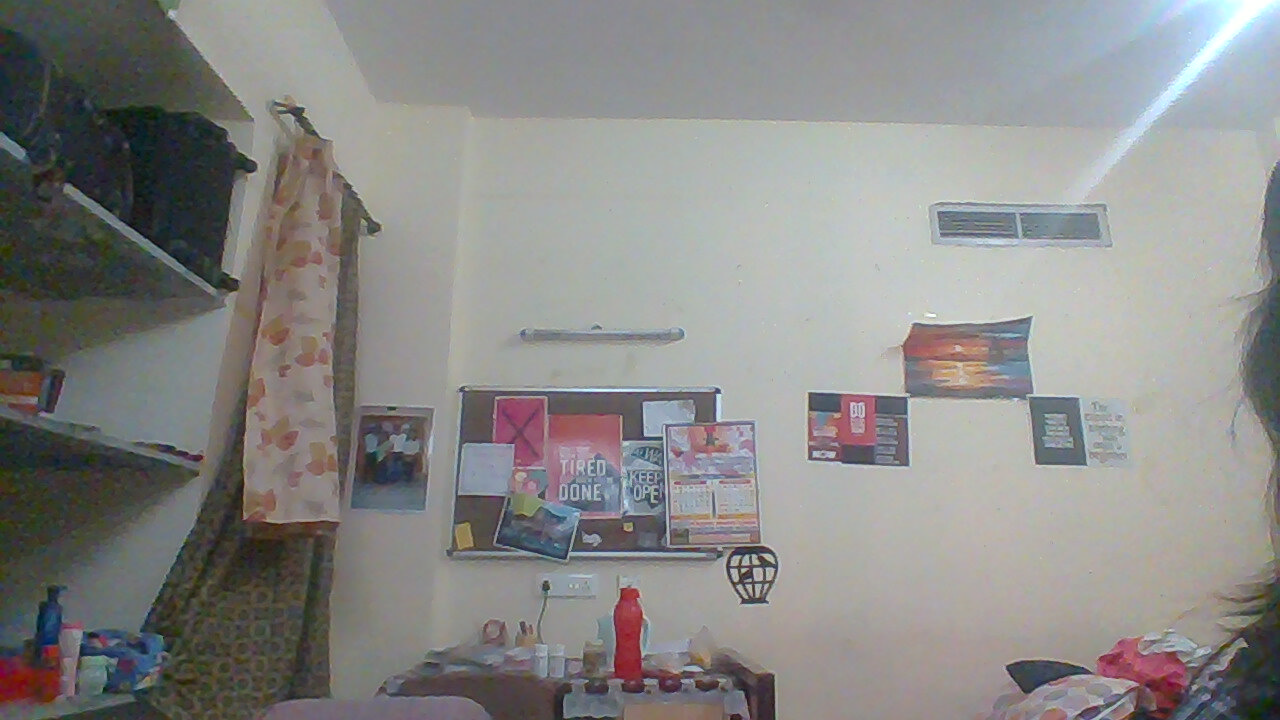
%> input picture 2018-03-25-151113.jpg, 1280 x 720 px
$ octave project.m   (GNU Octave 9; MATLAB toolbox functions it lacks are replaced by stand-ins)
%> lines starting %> are read from the running program, lines starting %| are printed output that depends on the picture; in (x1, y1, x2, y2) boxes, pixels count from 0 and x2, y2 are one past the last pixel; in counts of white or black regions, pixels touching at a corner belong together; the program's own positions count from 1
%Hand Gesture Codes By YMD
                                            %clear stored variables, command windows, close any open windows

%vid=videoinput('winvideo',1);                                             %sets videoinput to the webcam, and the webcam device 1
%figure(3);preview(vid);                                                  %displays the webcam input
figure(1);
%set(vid,'ReturnedColorspace','rgb')
%pause(2);                                                                 % pause 2 seconds before snapshot of background image
IM1=imread('2018-03-25-151113.jpg');                                                     %get snapshot from the webcam video and store to IM1 variable
%> IM1 is the input picture: size 720x1280x3 uint8; mean R, G, B 137.5, 136.9, 135.3
figure(1);imshow(IM1);title('Background');                 %open up a figure and show the image stored in IM1 variable

%pause(2);                                                                 %pause a second before taking the test image snapshot
IM2=imread('2018-03-25-151056.jpg');                                                    %get snapshot of test image and store to variable IM2
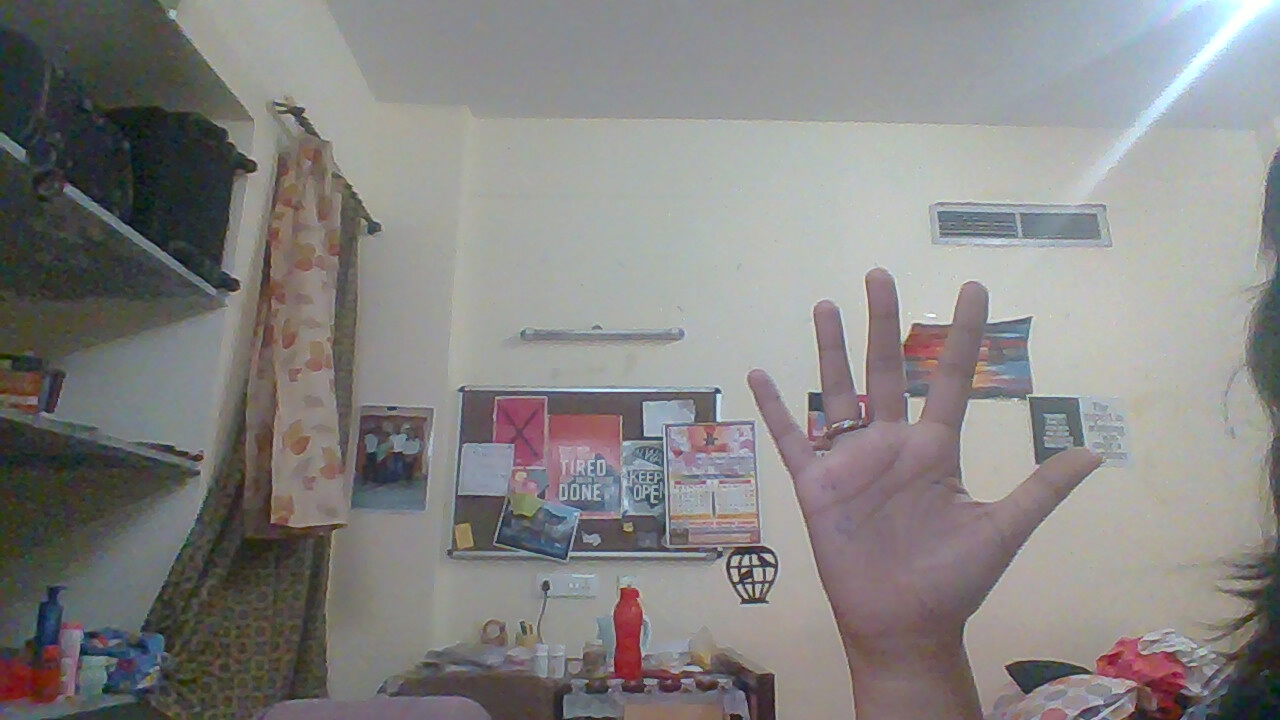
%> input picture 2018-03-25-151056.jpg, 1280 x 720 px
%> IM2 is the input picture: size 720x1280x3 uint8; mean R, G, B 134.2, 132.4, 131.4
figure(2);imshow(IM2);title('Gesture');                    %open up a figure and show the image stored in IM2 variable


IM3 = IM1 - IM2;                                                            %subtract Backround from Image
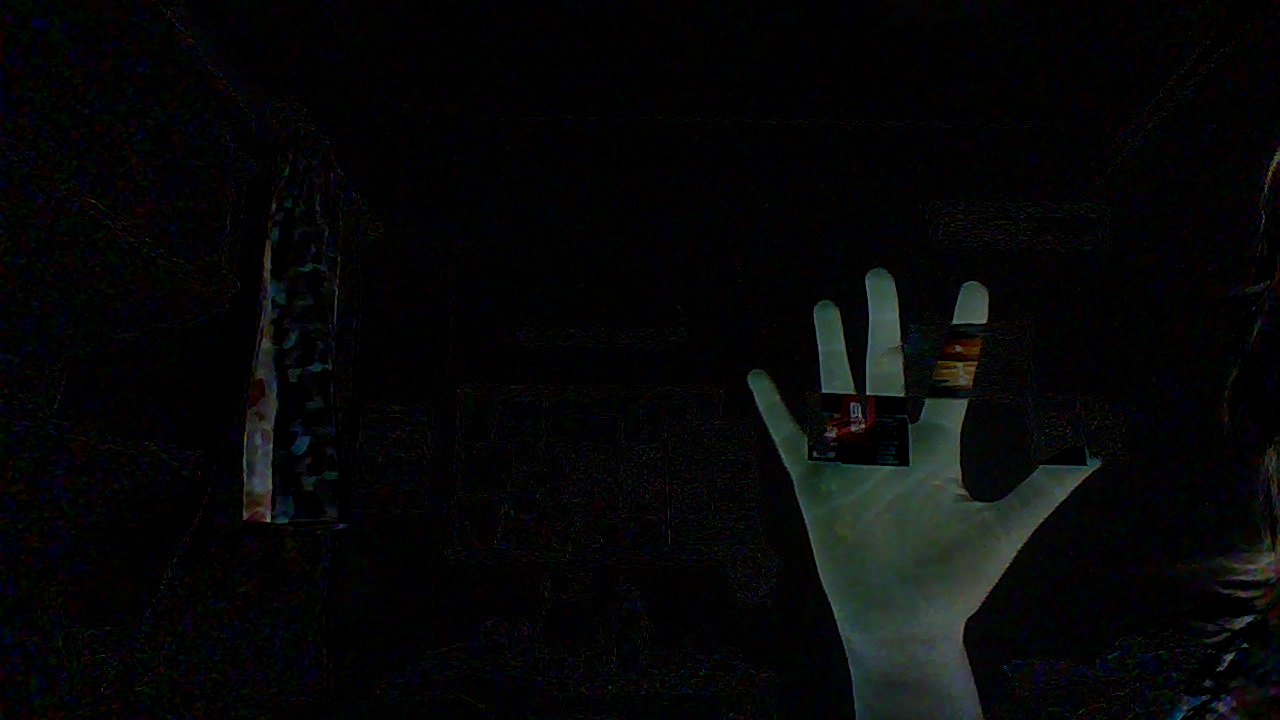
%> IM3: size 720x1280x3 uint8; mean R, G, B 5.9, 6.7, 7.1
figure(3);imshow(IM3);title('Subtracted');                   %show the subtracted image
IM3 = rgb2gray(IM3);                                                        %Converts RGB to Gray
%> IM3: size 720x1280 uint8
figure(4);imshow(IM3);title('Grayscale');                    %Display Gray Image
lvl = graythresh(IM3);                                                      %find the threshold value using Otsu's method for black and white
%> lvl = 0.114

IM3 = imbinarize(IM3, lvl);                                                      %Converts image to BW, pixels with value higher than threshold value is changed to 1, lower changed to 0
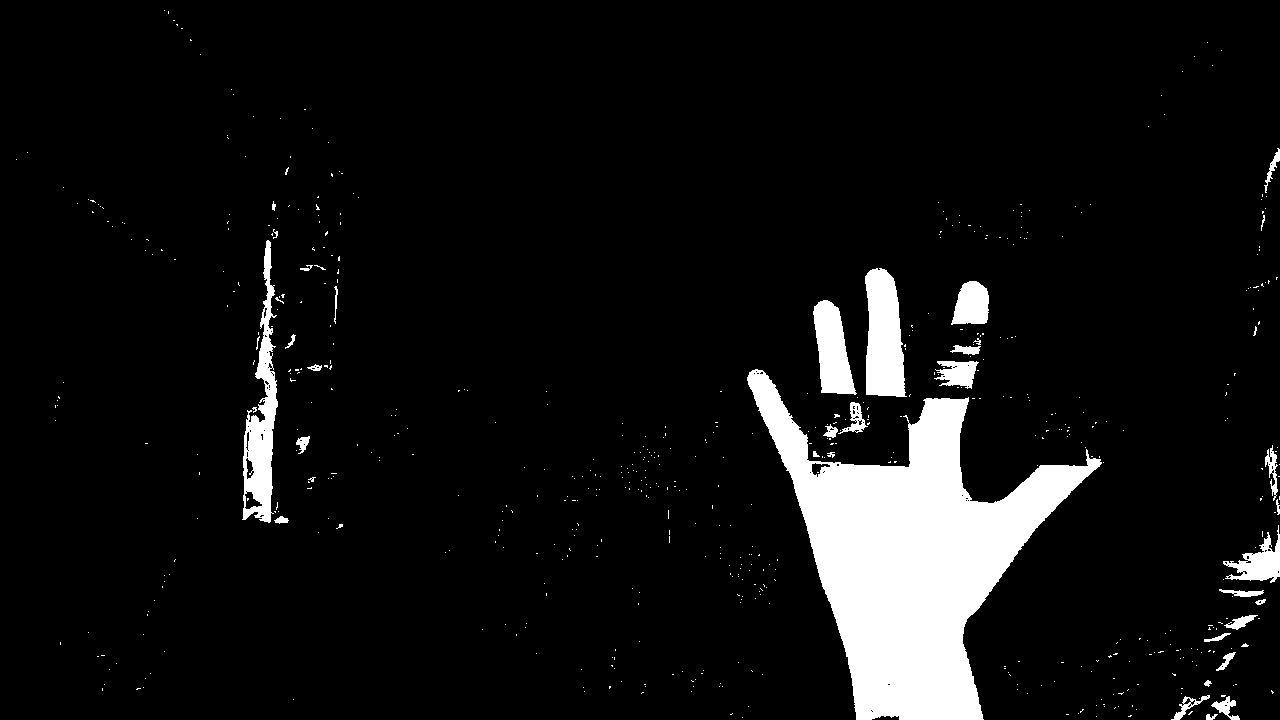
%> IM3: size 720x1280 logical; 7.5% white; 612 white regions (577 under 20 px), largest, box (x1, y1, x2, y2) and area: (747, 369, 1102, 720) 50040, (242, 240, 278, 523) 4249, (865, 268, 907, 397) 4193
figure(5);imshow(IM3);title('Black&White');                  %display black and white image
IM3 = bwareaopen(IM3, 10000);
%> IM3: size 720x1280 logical; 5.4% white; 1 white region, box (x1, y1, x2, y2) and area: (747, 369, 1102, 720) 50040
IM3 = imfill(IM3,'holes');
%> IM3: size 720x1280 logical; 5.4% white; 1 white region, box (x1, y1, x2, y2) and area: (747, 369, 1102, 720) 50178
figure(6);imshow(IM3);title('Small Areas removed & Holes Filled');
IM3 = imerode(IM3,strel('disk',15));                                        %erode image
%> IM3: size 720x1280 logical; 3.5% white; 2 white regions (1 under 20 px), largest, box (x1, y1, x2, y2) and area: (806, 412, 1063, 720) 32320
IM3 = imdilate(IM3,strel('disk',20));                                       %dilate iamge
%> IM3: size 720x1280 logical; 5.8% white; 1 white region, box (x1, y1, x2, y2) and area: (770, 393, 1082, 720) 53367
IM3 = medfilt2(IM3, [5 5]);                                                 %median filtering
%> IM3: size 720x1280 logical; 5.8% white; 1 white region, box (x1, y1, x2, y2) and area: (770, 393, 1082, 720) 53376
figure(7);subplot(5,5,9);imshow(IM3);title('Eroded,Dilated & Median Filtered');
IM3 = bwareaopen(IM3, 0000);                                               %finds objects, noise or regions with pixel area lower than 10,000 and removes them
figure(7);subplot(5,5,9);imshow(IM3);title('Processed');                    %displays image with reduced noise
IM3 = flip(IM3,1);                                                       %flip image rows
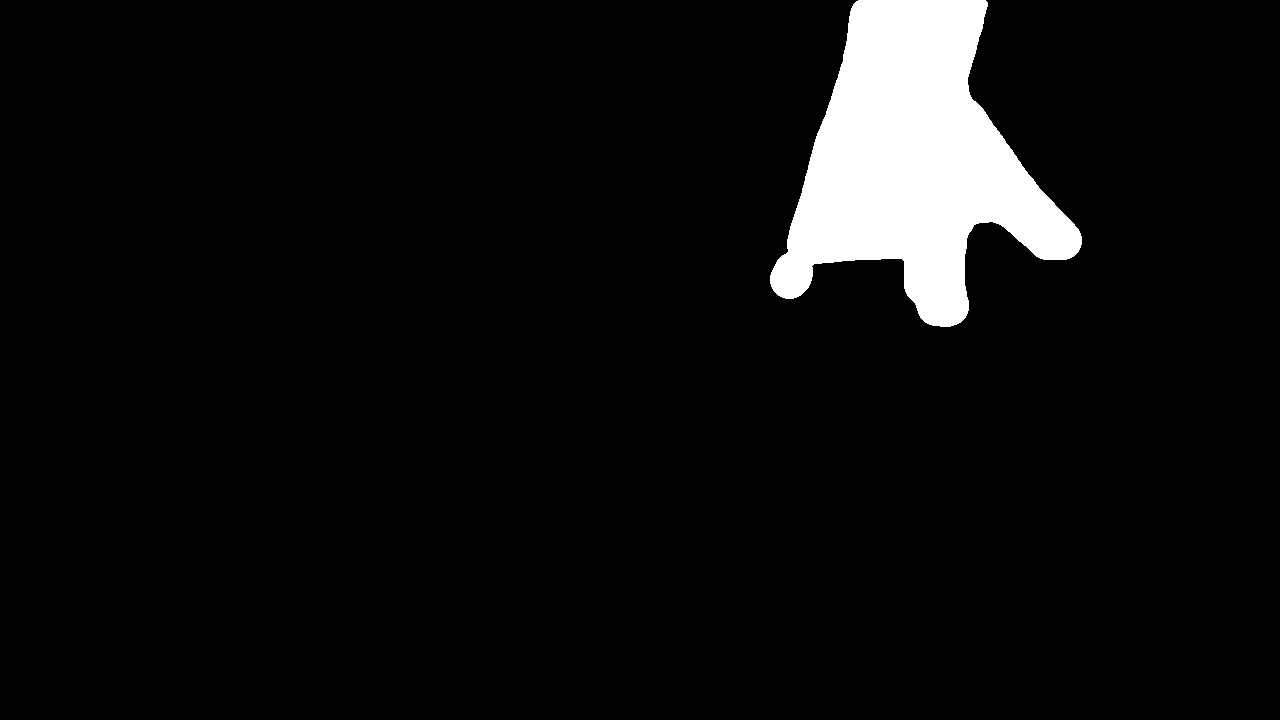
%> IM3: size 720x1280 logical; 5.8% white; 1 white region, box (x1, y1, x2, y2) and area: (770, 0, 1082, 327) 53376
figure(8);imshow(IM3);title('Flip Image');
